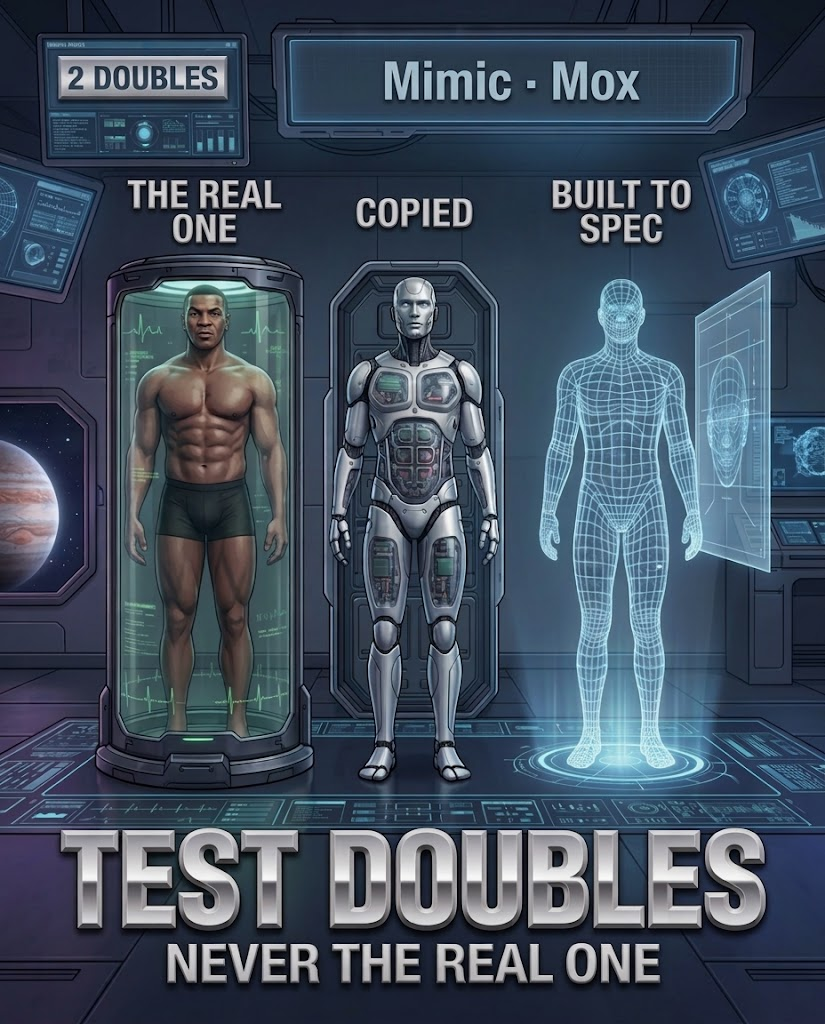
#> input picture assets/covers/test_doubles/art/hero.jpg, 825 x 1024 px
$ python expand.py
#> lines starting #> are read from the running program, lines starting #| are printed output that depends on the picture
#!/usr/bin/env python3
"""test_doubles' expansion, made by hand from art/hero.jpg.

The hero is manual, and its margins are the case front.md names: the top
and bottom edge rows are one near-flat dark band (measured 2026-09-20:
stddev 6.9 and 3.9 over the 8 rows at each edge), so no second turn is
sent — a generator handed a flat field repaints it. The bridge's ceiling
runs on above and its floor below, each from the hero's own edge row; at
the sides, 19px of the hero's own edge columns carry the wall panels out
to the edge of the face.

    ./assets/covers/test_doubles/expand.py            # art/hero.jpg -> art/expanded.jpg
"""
from pathlib import Path
from PIL import Image

HERE = Path(__file__).resolve().parent
OX, OY, CW, CH = 19, 124, 863, 1214  # covers.py pad's placement for this hero

hero = Image.open(HERE / "art" / "hero.jpg").convert("RGB")
#> hero is the input picture: PIL image 825x1024 RGB; mean R, G, B 64.7, 78.5, 94.7
W, H = hero.size
#> W = 825; H = 1024

canvas = Image.new("RGB", (CW, CH))
#> canvas: PIL image 863x1214 RGB; every value is 0
canvas.paste(hero, (OX, OY))

# The sides: the hero's own edge columns, repeated out to the face's edge.
left = hero.crop((0, 0, 1, H)).resize((OX, H), Image.NEAREST)
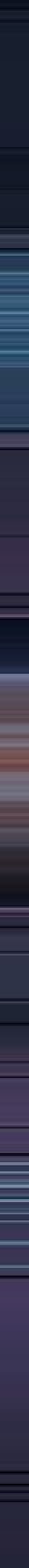
#> left: PIL image 19x1024 RGB (shown 2 times larger); mean R, G, B 50, 51.7, 73.7
right = hero.crop((W - 1, 0, W, H)).resize((CW - OX - W, H), Image.NEAREST)
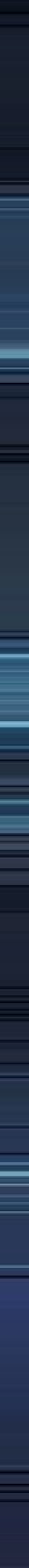
#> right: PIL image 19x1024 RGB (shown 2 times larger); mean R, G, B 37.1, 52.2, 75.6
canvas.paste(left, (0, OY))
canvas.paste(right, (OX + W, OY))
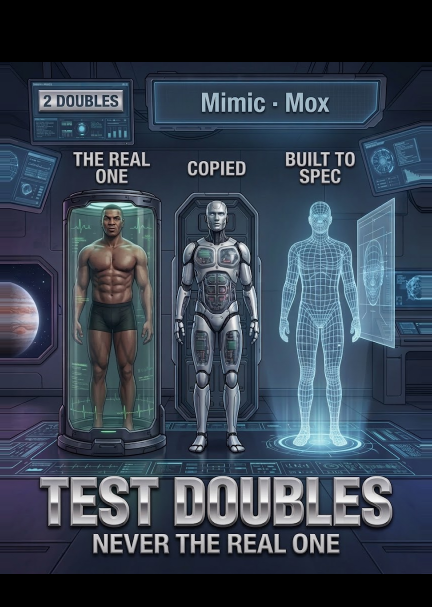
#> canvas: PIL image 863x1214 RGB (shown at 1/2 size); mean R, G, B 53.8, 65.2, 79.2

# Above and below: the canvas row at each join, repeated to the edge.
top = canvas.crop((0, OY, CW, OY + 1)).resize((CW, OY), Image.NEAREST)
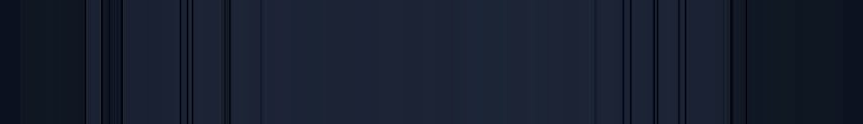
#> top: PIL image 863x124 RGB; mean R, G, B 23.6, 30.6, 46.7
bottom = canvas.crop((0, OY + H - 1, CW, OY + H)).resize((CW, CH - OY - H), Image.NEAREST)
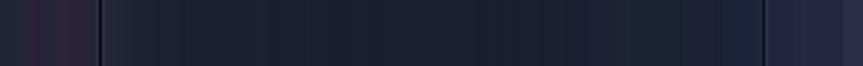
#> bottom: PIL image 863x66 RGB; mean R, G, B 29.2, 33.4, 52.8
canvas.paste(top, (0, 0))
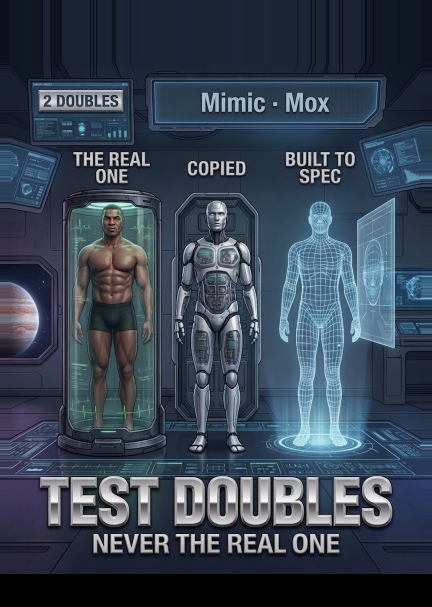
#> canvas: PIL image 863x1214 RGB (shown at 1/2 size); mean R, G, B 56.2, 68.3, 83.9
canvas.paste(bottom, (0, OY + H))
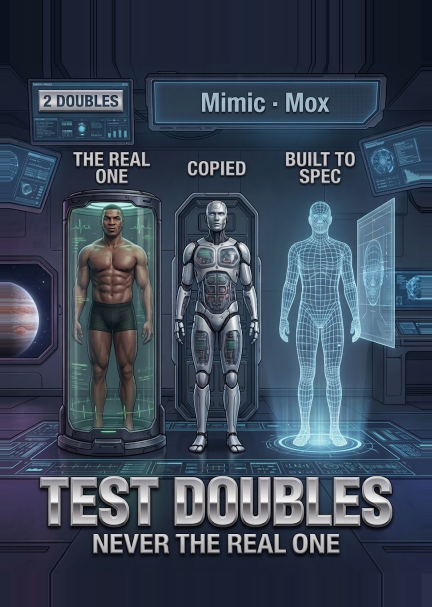
#> canvas: PIL image 863x1214 RGB (shown at 1/2 size); mean R, G, B 57.8, 70.2, 86.8

out = HERE / "art" / "expanded.jpg"
canvas.save(out, quality=95)
print(f"wrote {out}: {canvas.size}, the hero at +{OX}+{OY}")
#| wrote assets/covers/test_doubles/art/expanded.jpg: (863, 1214), the hero at +19+124

$ run again, with assets/covers/test_doubles/art/back.jpg copied over assets/covers/test_doubles/art/hero.jpg
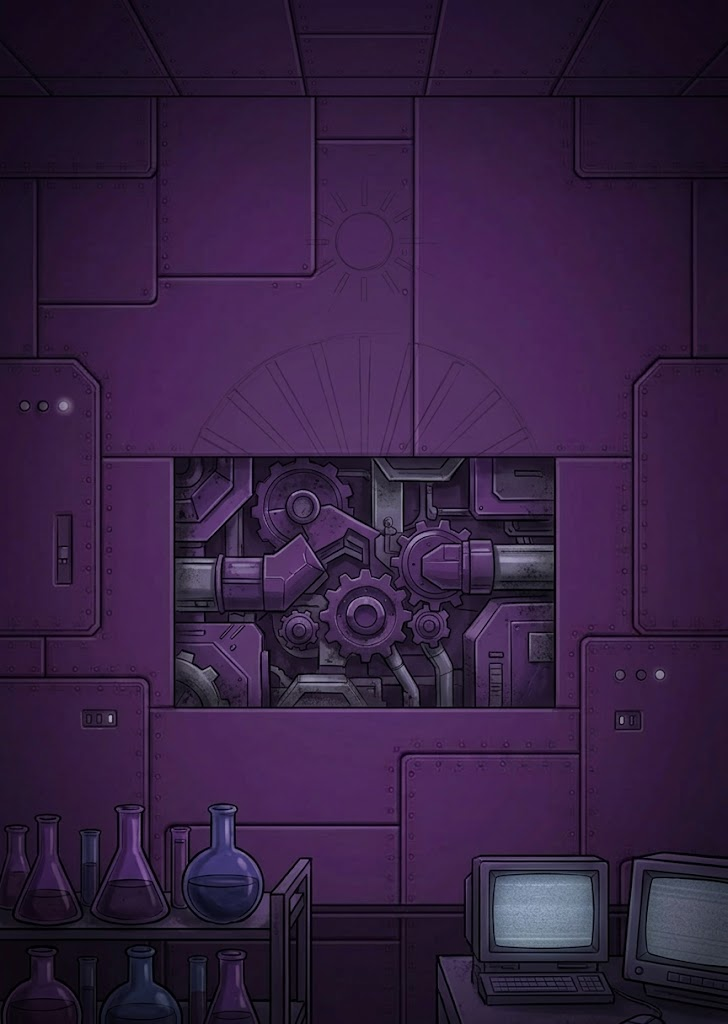
#> input picture assets/covers/test_doubles/art/back.jpg, 728 x 1024 px
#> hero is the input picture: PIL image 728x1024 RGB; mean R, G, B 53, 31.8, 64.5
#> `bottom = canvas.crop((0, OY + H - 1, CW, OY + H)).resize((CW, CH - OY ..`:
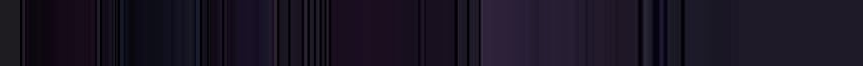
#> bottom: PIL image 863x66 RGB; mean R, G, B 25.6, 19.7, 34.3
#> `canvas.paste(bottom, (0, OY + H))`:
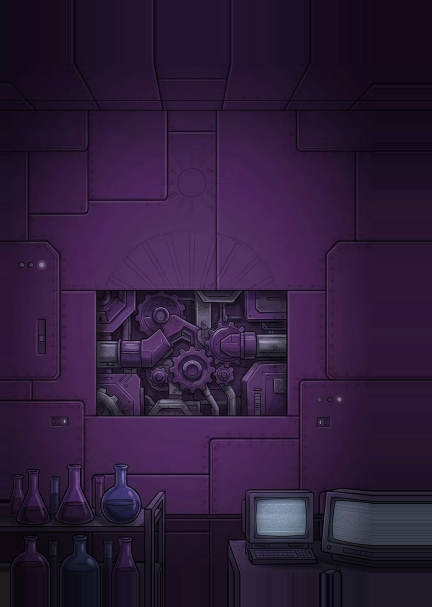
#> canvas: PIL image 863x1214 RGB (shown at 1/2 size); mean R, G, B 46.4, 27.8, 57
#| wrote assets/covers/test_doubles/art/expanded.jpg: (863, 1214), the hero at +19+124
